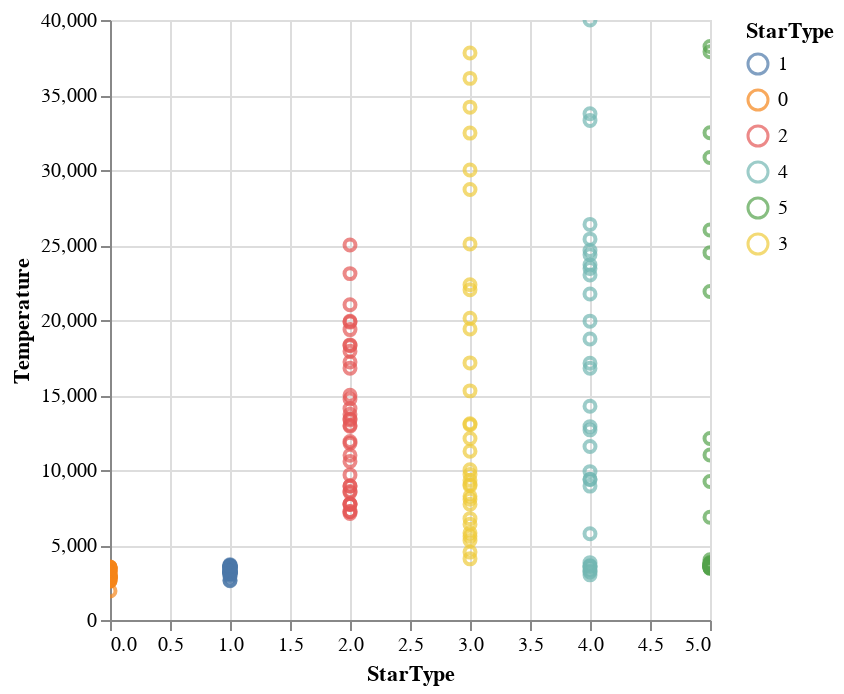

Notebook code for this chart:
### Markdown cell above
- Target vs varaibles numéricas (Gráficas de dispersión

### Code cell
DeepnoteChart(data, """{"mark":{"clip":true,"type":"point","tooltip":true},"config":{"legend":{}},"$schema":"https://vega.github.io/schema/vega-lite/v5.json","encoding":{"x":{"sort":null,"type":"quantitative","field":"StarType","scale":{"type":"linear","zero":false}},"y":{"sort":null,"type":"quantitative","field":"Temperature","scale":{"type":"linear","zero":false}},"color":{"sort":null,"type":"nominal","field":"StarType","scale":{"scheme":"tableau10"}}}}""")

### Figure 1 — Vega-Lite specification as saved in the notebook (floating-point values rounded to 4 significant figures; data arrays with more than 128 entries replaced by an {"elided": "..."} marker saying what was removed)
{"mark": {"clip": true, "type": "point", "tooltip": true}, "config": {"legend": {}}, "$schema": "https://vega.github.io/schema/vega-lite/v5.json", "encoding": {"x": {"sort": null, "type": "quantitative", "field": "StarType", "scale": {"type": "linear", "zero": false}}, "y": {"sort": null, "type": "quantitative", "field": "Temperature", "scale": {"type": "linear", "zero": false}}, "color": {"sort": null, "type": "nominal", "field": "StarType", "scale": {"scheme": "tableau10"}}}, "data": {"values": {"elided": "192 records"}}}
